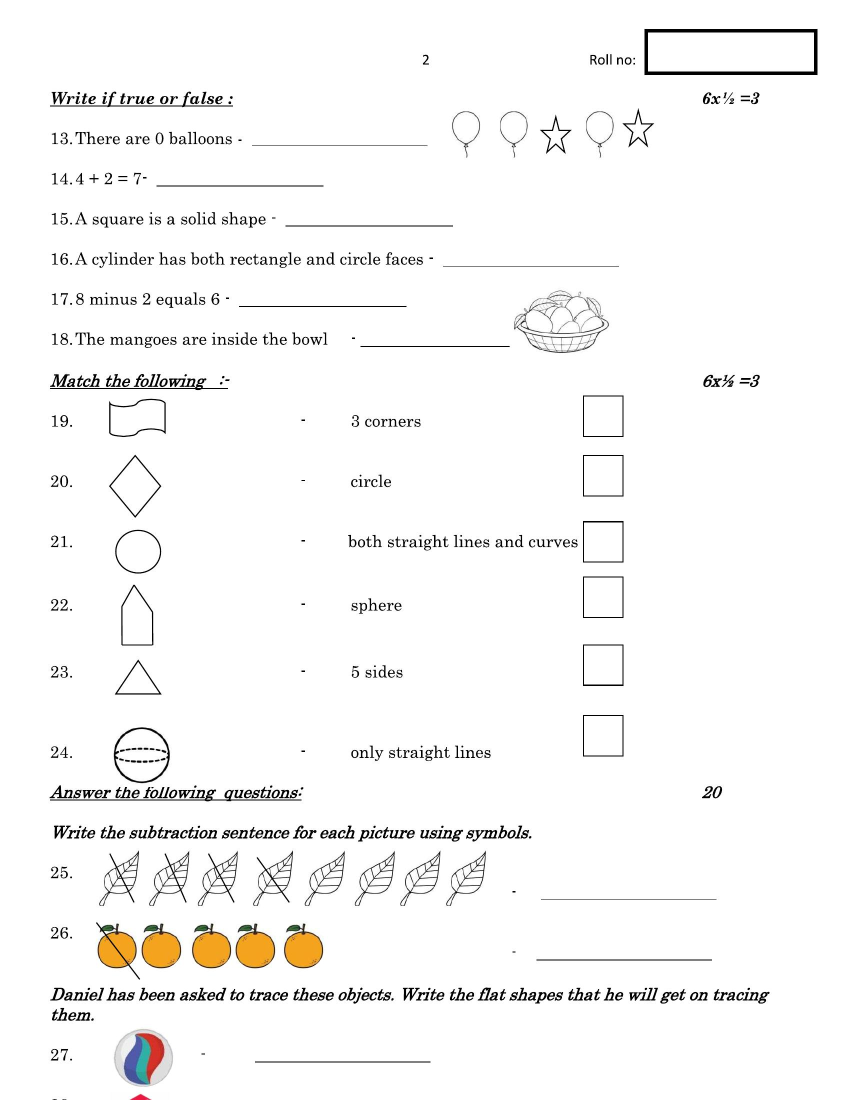
#> input picture backend/input_images/2.jpg, 1700 x 2200 px, found by its file name (shown at 1/2 size)
$ python debug.py
#> lines starting #> are read from the running program, lines starting #| are printed output that depends on the picture; after the words box and inside, x2 and y2 are one past the last pixel; in counts of white or black regions, pixels touching at a corner belong together
import cv2
import numpy as np

# === 📂 PATH CONFIG ===
blank_path = r"C:\Users\Karnaveer Singh\Desktop\VoidHackathon\backend\input_images\2.jpg"   # Blank
filled_path = r"C:\Users\Karnaveer Singh\Desktop\VoidHackathon\backend\extraction\2extraction.png"  # Filled

# === 🧠 LOAD IMAGES ===
blank = cv2.imread(blank_path)
#> blank is the input picture: shape (2200, 1700, 3); mean B, G, R 246.9, 247.5, 248
filled = cv2.imread(filled_path)
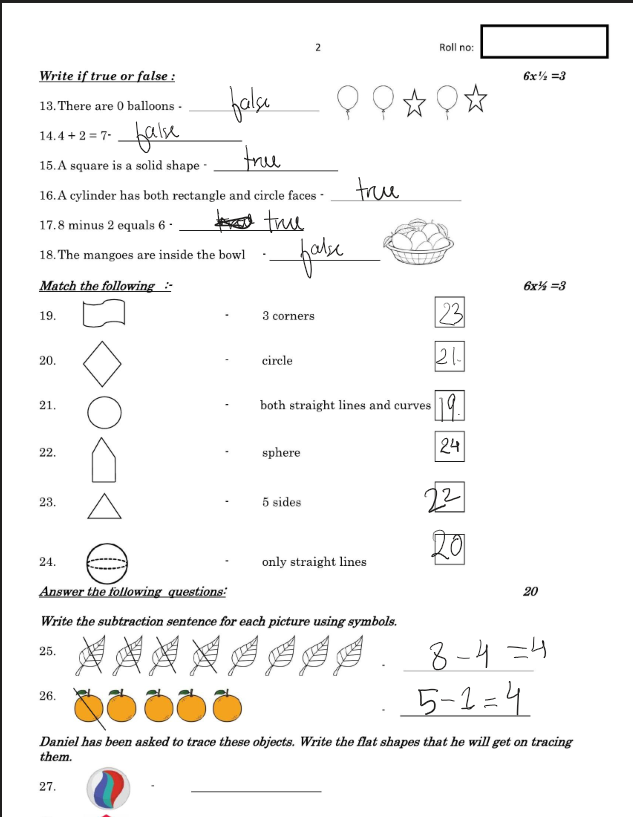
#> input picture backend/extraction/2extraction.png, 633 x 817 px, found by its file name
#> filled is the input picture: shape (817, 633, 3); mean B, G, R 244.4, 245.1, 245.6

if blank is None or filled is None:
    raise ValueError("❌ Error: Could not load one or both images. Check paths!")

filled = cv2.resize(filled, (blank.shape[1], blank.shape[0]))
#> filled: shape (2200, 1700, 3)

# === 🧩 ALIGN IMAGES ===
orb = cv2.ORB_create(5000)
kp1, des1 = orb.detectAndCompute(blank, None)
#> kp1 = 5000 keypoints; strongest (x, y, size): (1169, 1121, 31), (1169, 794, 31), (1169, 989, 31), (1169, 1509, 31)
kp2, des2 = orb.detectAndCompute(filled, None)
#> kp2 = 5000 keypoints; strongest (x, y, size): (1293, 152, 92.6), (1299, 146, 92.6), (1299, 147, 77.1), (1291, 154, 77.1)
matcher = cv2.BFMatcher(cv2.NORM_HAMMING, crossCheck=True)
matches = matcher.match(des1, des2)
#> matches = 1825 matches
matches = sorted(matches, key=lambda x: x.distance)
pts1 = np.float32([kp1[m.queryIdx].pt for m in matches[:50]]).reshape(-1, 1, 2)
#> pts1 = 50 rows, first 8: [321, 199.1], [1436.9, 1573], [958, 1998.1], [736.5, 1077.4], [1290.8, 146.9], [1290.8, 58.75], [104.5, 2035.4], [440.7, 193.5]
pts2 = np.float32([kp2[m.trainIdx].pt for m in matches[:50]]).reshape(-1, 1, 2)
#> pts2 = 50 rows, first 8: [326, 206.5], [1408.2, 1601.7], [960.5, 2005.6], [739, 1084.9], [1631.9, 66.36], [1631.9, 155.5], [109.5, 2042.9], [444.3, 200.7]
H, _ = cv2.findHomography(pts2, pts1, cv2.RANSAC, 5.0)
#> H = [[1, -0.00051, -4.27], [-0.00103, 1, -7.07], [-3.22e-07, -1.7e-07, 1]]
aligned_filled = cv2.warpPerspective(filled, H, (blank.shape[1], blank.shape[0]))

# === ⚙️ PREPROCESS ===
gray_blank = cv2.cvtColor(blank, cv2.COLOR_BGR2GRAY)
gray_filled = cv2.cvtColor(aligned_filled, cv2.COLOR_BGR2GRAY)

gray_blank = cv2.equalizeHist(cv2.GaussianBlur(gray_blank, (5, 5), 0))
gray_filled = cv2.equalizeHist(cv2.GaussianBlur(gray_filled, (5, 5), 0))
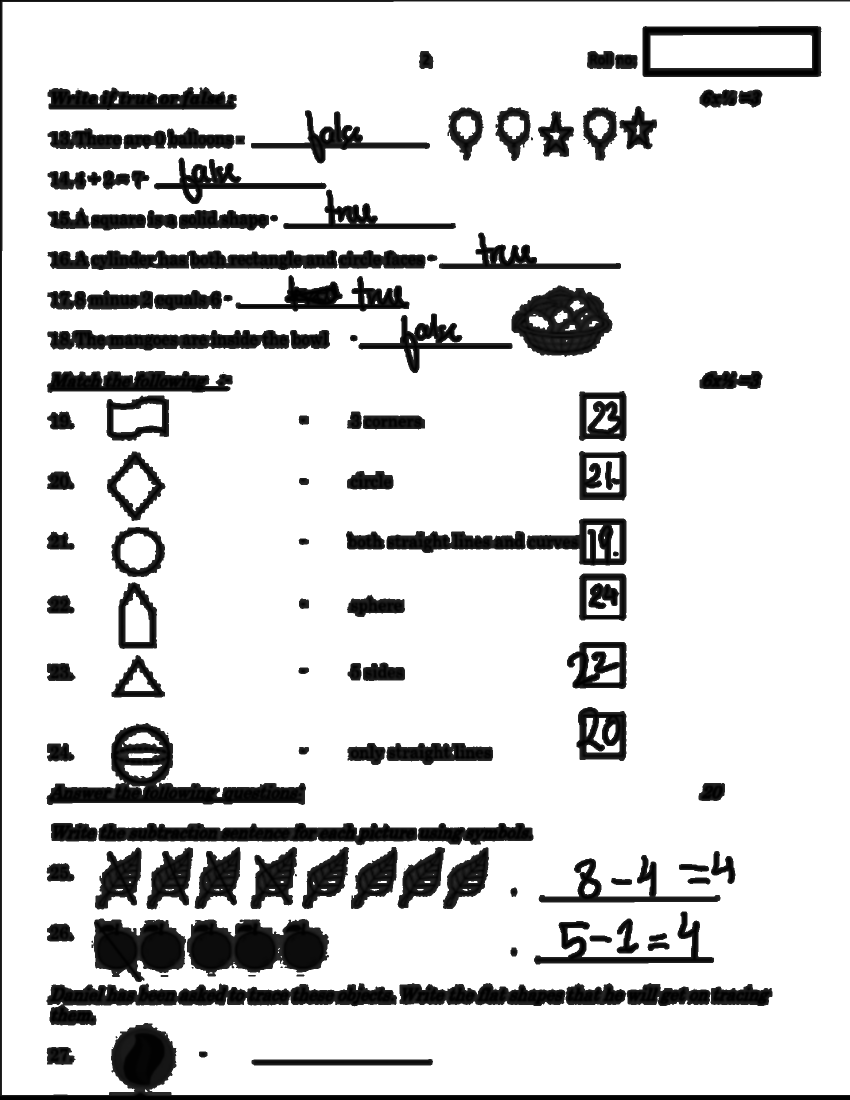
#> gray_filled: shape (2200, 1700) (shown at 1/2 size); min 0, max 255, mean 216.8

# === 🔍 DIFFERENCE ===
diff = cv2.absdiff(gray_blank, gray_filled)
_, mask = cv2.threshold(diff, 35, 255, cv2.THRESH_BINARY)
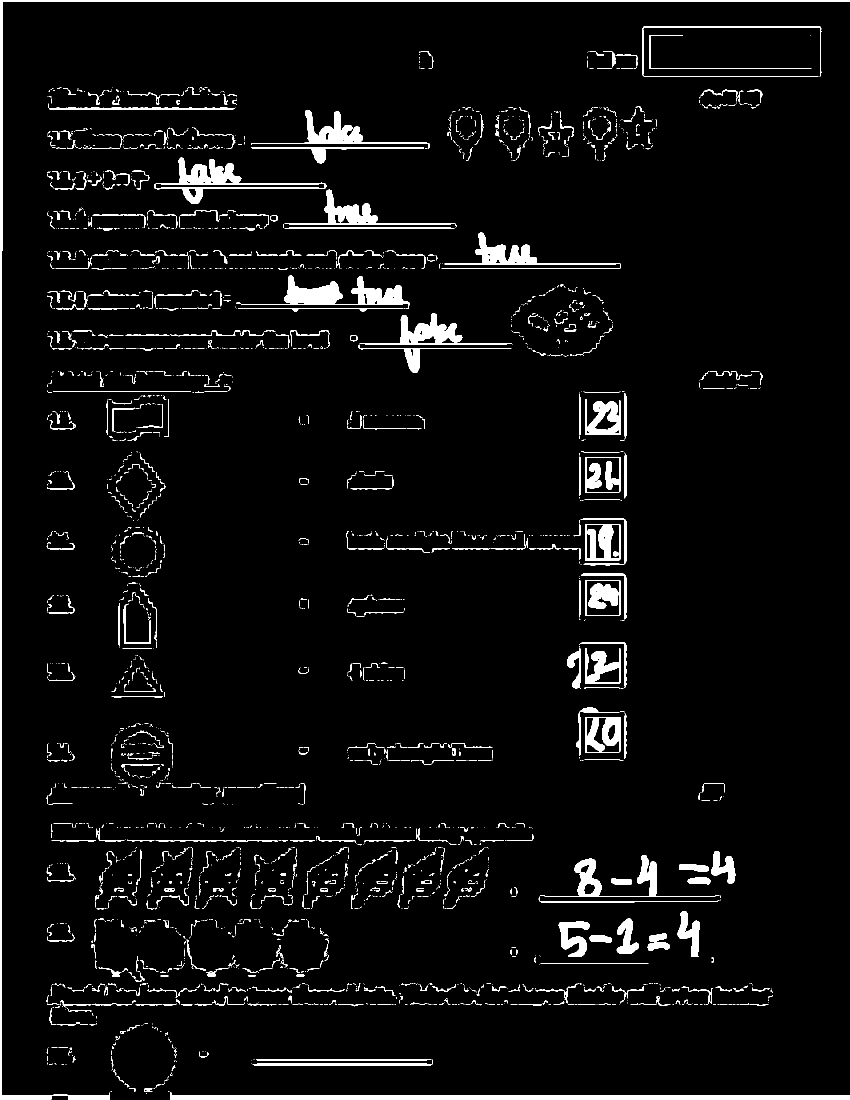
#> mask: shape (2200, 1700) (shown at 1/2 size); 4.3% white; 2928 white regions (2260 under 20 px), largest, box (x1, y1, x2, y2) and area: (0, 0, 1700, 2200) 17066, (341, 2184, 1700, 2200) 13601, (472, 550, 819, 618) 7258
kernel = np.ones((5, 5), np.uint8)
mask = cv2.morphologyEx(mask, cv2.MORPH_CLOSE, kernel, iterations=2)
#> mask: shape (2200, 1700); 5.8% white; 988 white regions (477 under 20 px), largest, box (x1, y1, x2, y2) and area: (0, 0, 1700, 2200) 17072, (308, 315, 913, 458) 16483, (341, 2184, 1700, 2200) 13601
mask = cv2.morphologyEx(mask, cv2.MORPH_OPEN, kernel, iterations=1)
#> mask: shape (2200, 1700); 4.3% white; 298 white regions, largest, box (x1, y1, x2, y2) and area: (0, 0, 1700, 2200) 16159, (341, 2190, 1700, 2200) 13590, (481, 551, 816, 623) 10621

# === 🎨 EXTRACT ONLY FILLED AREA ===
filled_only = cv2.bitwise_and(aligned_filled, aligned_filled, mask=mask)
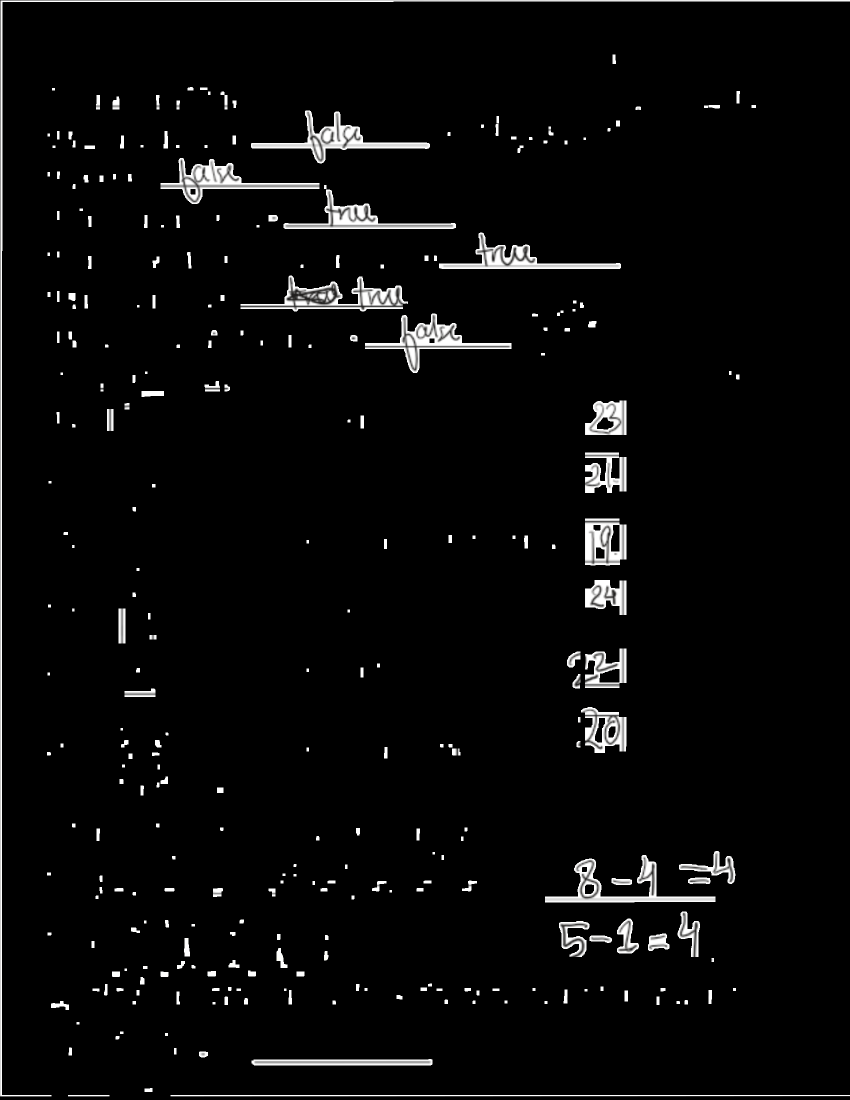
#> filled_only: shape (2200, 1700, 3) (shown at 1/2 size); mean B, G, R 8.7, 8.7, 8.7

# Optional: white background instead of black
white_bg = np.ones_like(aligned_filled) * 255
output = np.where(mask[:, :, None] == 255, filled_only, white_bg)
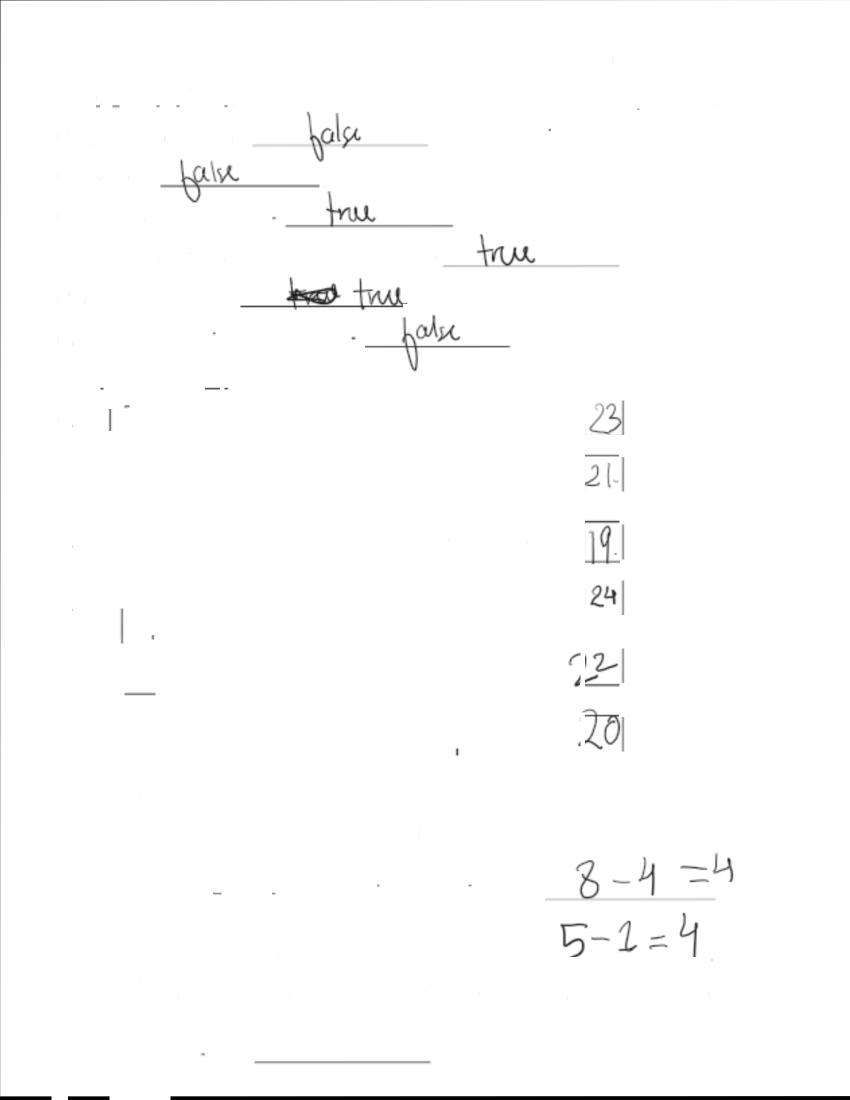
#> output: shape (2200, 1700, 3) (shown at 1/2 size); mean B, G, R 252.6, 252.6, 252.7

# === 💾 SAVE & SHOW ===
cv2.imshow("Only Marked Area", output)
cv2.imwrite("only_filled_area.png", output)
print("✅ Saved: only_filled_area.png")

cv2.waitKey(0)
cv2.destroyAllWindows()
